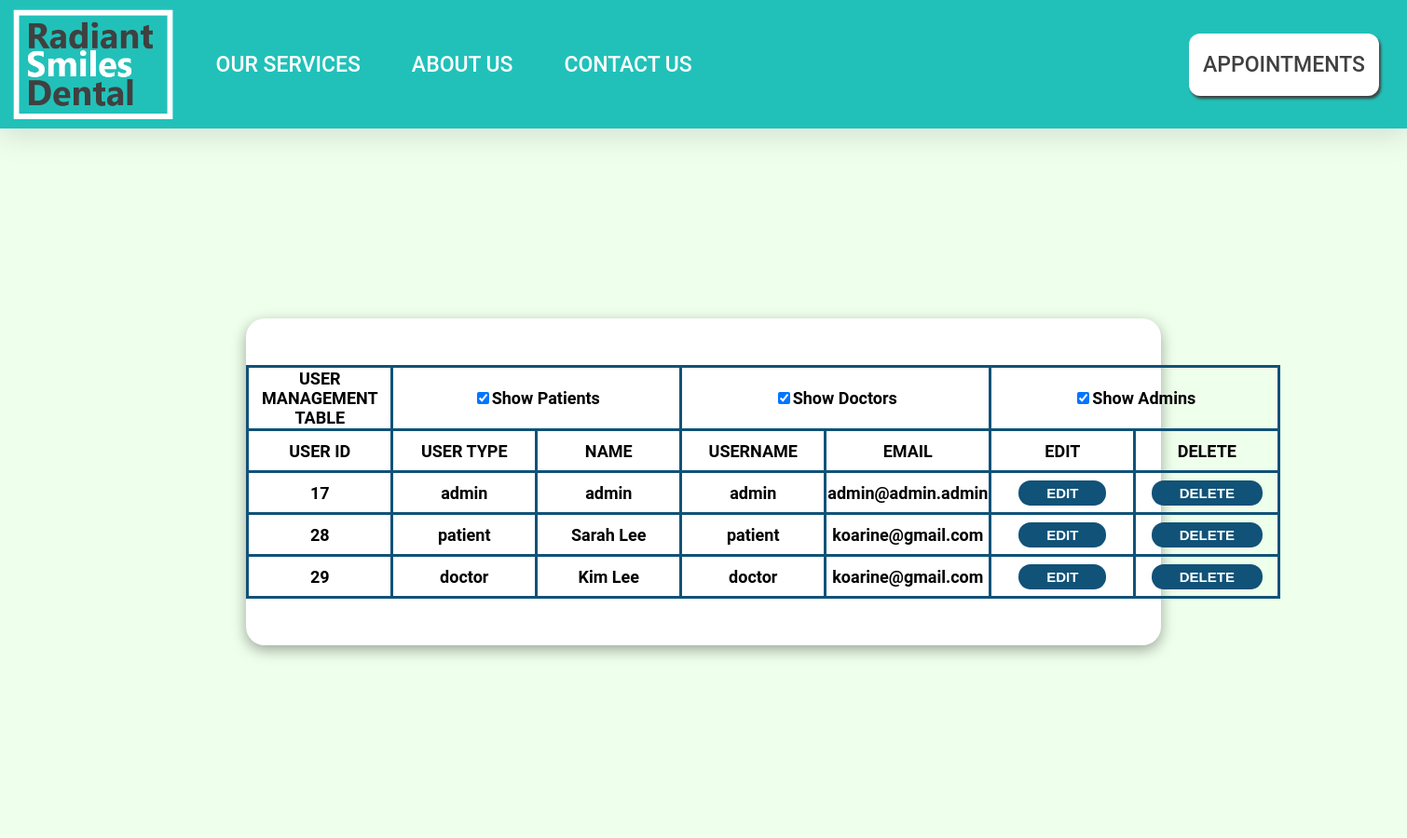
The app's page /usermanagement.php (signed in) with its own data.
### tables this page shows
CREATE TABLE `users` (
  `user_id` int(11) NOT NULL,
  `username` varchar(50) NOT NULL,
  `user_password` varchar(255) NOT NULL,
  `user_type` enum('doctor','patient','admin') NOT NULL,
  `user_name` varchar(100) NOT NULL,
  `email` varchar(100) NOT NULL
);

### usermanagement.php (the view, shortened to what this page needs)
<!DOCTYPE html>
<html lang="en">
    <head>
    </head>
    <body onload="checkUsernameExists()">
        <header>
            <div id="left-header">
                <a href="index.html"><img src="images/logo.png" height = 85%></a>
            </div>
            <div id="mid-header">
                <a href="services.html" style="margin-left:2%">OUR SERVICES</a>
                <a href="about.html">ABOUT US</a>
                <a href="contact.html">CONTACT US</a>
            </div>
            <div id="right-header">
                <a href="login.php">APPOINTMENTS</a>
            </div>
        </header>
        <div id="blank"></div>
        <div id="lower">
            <div id="box">
                <table border="1" id="table">
                    <tr><td>USER MANAGEMENT TABLE</td>
                    <td colspan=2><input type="checkbox" id="patientc" onchange =cpatient() checked>Show Patients</td>
                    <td colspan=2><input type="checkbox" id="doctorc" onchange =cdoctor() checked>Show Doctors</td>
                    <td colspan=2><input type="checkbox" id="adminc" onchange =cadmin() checked>Show Admins</td><tr>
                    <tr><td>USER ID</td><td>USER TYPE</td><td>NAME</td><td>USERNAME</td><td>EMAIL</td> <td>EDIT</td><td>DELETE</td></tr>
                    <?php
                        $db = new mysqli("localhost","root","","dental");
                        $stmt=$db->query("SELECT * FROM users");
                        while($row=$stmt->fetch_assoc()){
                            $user_id=$row['user_id'];
                            $user_type=$row['user_type'];
                            $user_name= $row['user_name'];
                            $username=$row['username'];
                            $email=$row['email'];
                            echo "<tr class='$user_type'><td>$user_id</td><td>$user_type</td><td>$user_name</td><td>$username</td><td>$email</td>
                            <td><form action='useredit.php' method='POST'><input type='hidden' value='$user_id' name='link'><input type='submit' value='EDIT'></form></td>
                            <td><form action='php/deleteuser.php' method='POST'><input type='hidden' value='$user_id' name='link'><input type='submit' value='DELETE'></form></td></tr>";
                        }
                    ?>
                </table>
            </div>
        </div>
    </body>
</html>

### usermanagement.php (style rules this page uses)
html { height:100%; min-height: 1080x; padding:0; border:0; min-width: 1500px; scroll-behavior: smooth; }
body { background-color: white; height:100%; margin:0 ; min-height: 900px; }
#left-header a { height:100%; width:100%; display: flex; justify-content: center; align-items: center; }
#mid-header a { font-size: 23px; margin-left: 3%; font-weight: 550; color: white; padding: 20px 15px; border-radius: 12px; text-decoration: none; }
#right-header a { font-size: 23px; font-weight: 550; color: #404040; text-decoration: none; text-align: center; margin: auto; background-color: white; padding: 20px 15px; border-radius: 12px; box-shadow: 2px 3px 3px #404040; }
header { font-family: "Roboto", sans-serif; background-color: #21c1b9; height:15%; width: 100%; border: 0; position:fixed; min-width: 1050px; min-height:138px; box-shadow: rgba(100, 100, 111, 0.2) 0px 7px 29px 0px; }
#left-header { width: 12.5%; height: 100%; float: left; min-width: 200px; }
#mid-header { width: 55%; height: 100%; display: flex; align-items: center; float: left; }
#right-header { width: 17.5%; height: 100%; display: flex; align-items: center; float: right; text-align: center; min-width: 250px; }
#blank { height:15%; }
#lower { height:85%; width:100%; display: flex; align-items: center; text-align: center; background-color: rgb(238, 255, 235); }
#box { background-color: white; border-radius: 20px; width:65%; margin: auto; box-shadow: rgba(0, 0, 0, 0.35) 0px 5px 15px; display: flex; }
#table { margin: auto; text-align: left; font-family: "Roboto"; width: 70%; margin-top:50px; margin-bottom:50px; }
table { border-collapse: collapse; border: 3px solid #115278 ; border-radius:20px; font:roboto; font-weight:600; font-size:18px; }
td { text-align:center; min-width:150px; height:40px; border: 3px solid #115278; max-width:180px; word-wrap: break-word; }
tr { border: 3px solid #115278 ; }
input[type="submit"] { padding:5px 30px; background-color: #115278; border:none; border-radius:13px; color:white; font-weight:600; font-size:15px; transition:0.5s; }

### records on screen
users: user_id "17", user_type "admin", user_name "admin", username "admin", email "admin@admin.admin"
users: user_id "28", user_type "patient", user_name "Sarah Lee", username "patient", email "koarine@gmail.com"
users: user_id "29", user_type "doctor", user_name "Kim Lee", username "doctor", email "koarine@gmail.com"
